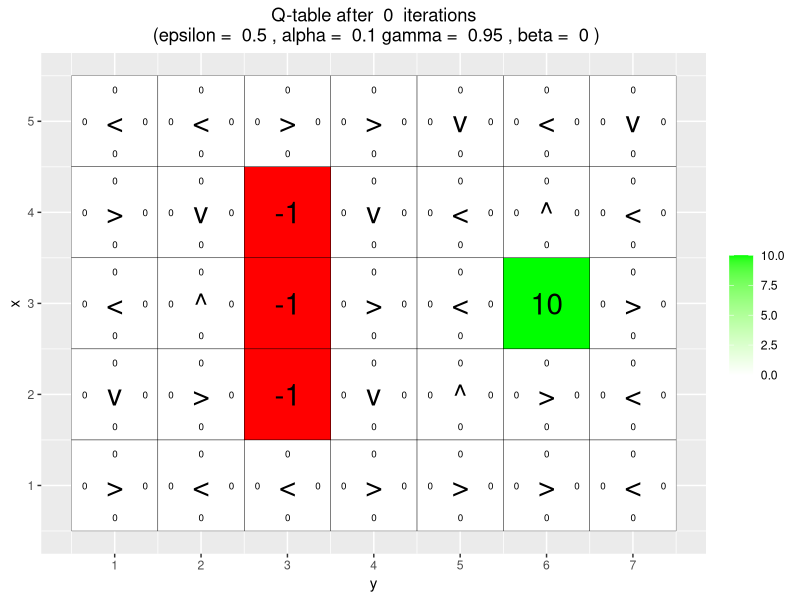
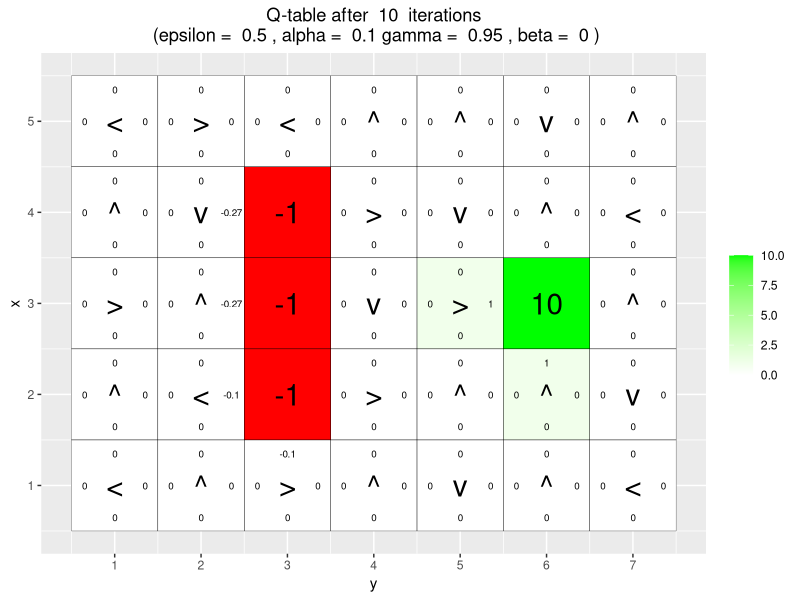
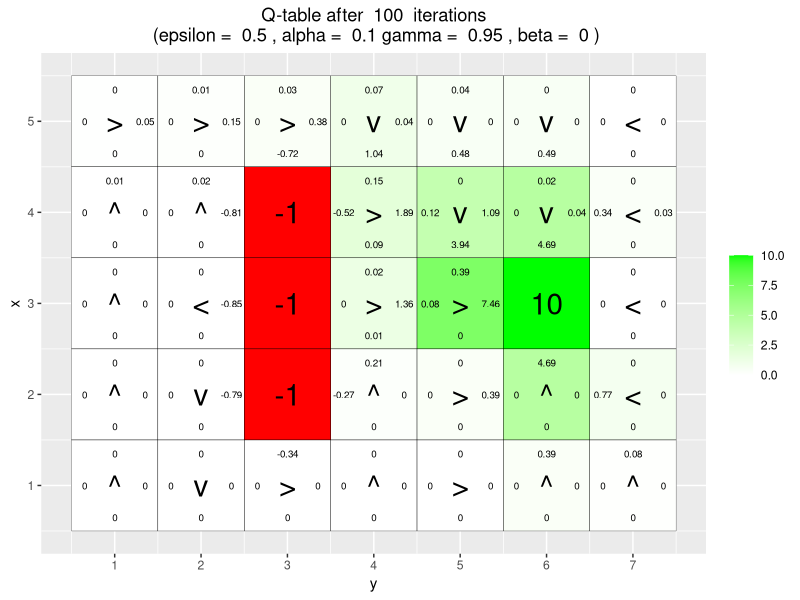
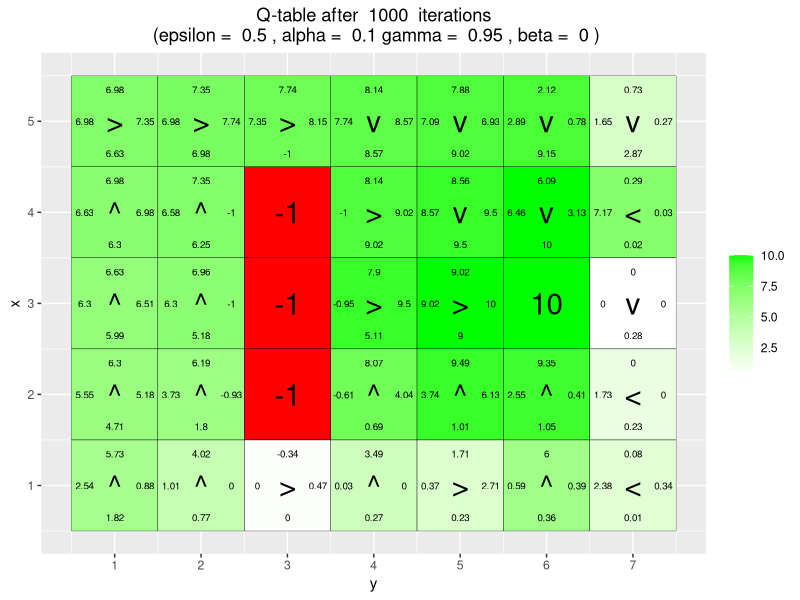
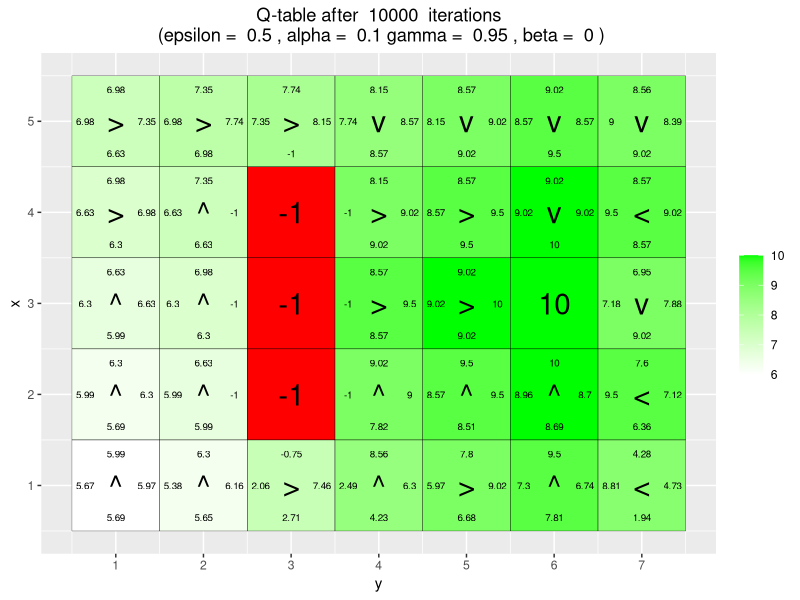
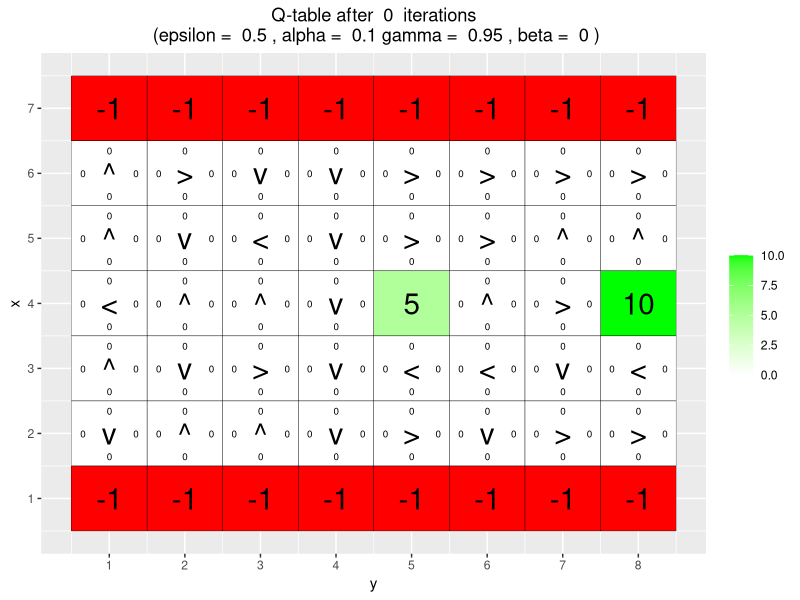
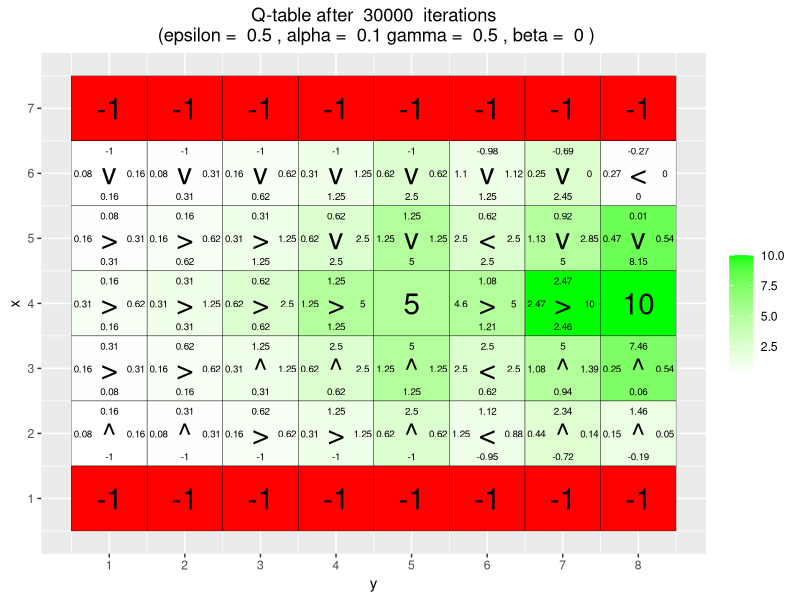
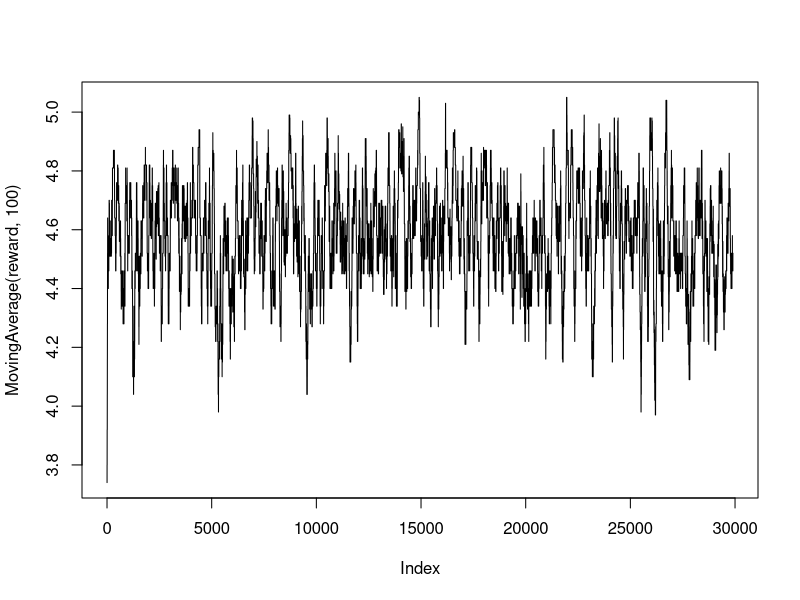

Here is the R script that generated these plots, in order: (Note: a time limit stopped this script after it produced the figures.)
## ---- chunk 1
knitr::opts_chunk$set(echo = TRUE, message = FALSE, warning=FALSE, out.width = "50%")

## ---- chunk 2

library(knitr)
library(ggplot2)
## ---- chunk 3
# given code 
arrows <- c("^", ">", "v", "<")
action_deltas <- list(c(1,0), # up
                      c(0,1), # right
                      c(-1,0), # down
                      c(0,-1)) # left


vis_environment <- function(iterations=0, epsilon = 0.5, alpha = 0.1, gamma = 0.95, beta = 0){
  
  # Visualize an environment with rewards. 
  # Q-values for all actions are displayed on the edges of each tile.
  # The (greedy) policy for each state is also displayed.
  # 
  # Args:
  #   iterations, epsilon, alpha, gamma, beta (optional): for the figure title.
  #   reward_map (global variable): a HxW array containing the reward given at each state.
  #   q_table (global variable): a HxWx4 array containing Q-values for each state-action pair.
  #   H, W (global variables): environment dimensions.
  
  df <- expand.grid(x=1:H,y=1:W)
  foo <- mapply(function(x,y) ifelse(reward_map[x,y] == 0,q_table[x,y,1],NA),df$x,df$y)
  df$val1 <- as.vector(round(foo, 2))
  foo <- mapply(function(x,y) ifelse(reward_map[x,y] == 0,q_table[x,y,2],NA),df$x,df$y)
  df$val2 <- as.vector(round(foo, 2))
  foo <- mapply(function(x,y) ifelse(reward_map[x,y] == 0,q_table[x,y,3],NA),df$x,df$y)
  df$val3 <- as.vector(round(foo, 2))
  foo <- mapply(function(x,y) ifelse(reward_map[x,y] == 0,q_table[x,y,4],NA),df$x,df$y)
  df$val4 <- as.vector(round(foo, 2))
  foo <- mapply(function(x,y) 
    ifelse(reward_map[x,y] == 0,arrows[GreedyPolicy(x,y)],reward_map[x,y]),df$x,df$y)
  df$val5 <- as.vector(foo)
  foo <- mapply(function(x,y) ifelse(reward_map[x,y] == 0,max(q_table[x,y,]),
                                     ifelse(reward_map[x,y]<0,NA,reward_map[x,y])),df$x,df$y)
  df$val6 <- as.vector(foo)
  
  print(ggplot(df,aes(x = y,y = x)) +
          scale_fill_gradient(low = "white", high = "green", na.value = "red", name = "") +
          geom_tile(aes(fill=val6)) +
          geom_text(aes(label = val1),size = 2.5,nudge_y = .35,na.rm = TRUE) +
          geom_text(aes(label = val2),size = 2.5,nudge_x = .35,na.rm = TRUE) +
          geom_text(aes(label = val3),size = 2.5,nudge_y = -.35,na.rm = TRUE) +
          geom_text(aes(label = val4),size = 2.5,nudge_x = -.35,na.rm = TRUE) +
          geom_text(aes(label = val5),size = 7.5) +
          geom_tile(fill = 'transparent', colour = 'black') + 
          ggtitle(paste("Q-table after ",iterations," iterations\n",
                        "(epsilon = ",epsilon,", alpha = ",alpha,"gamma = ",gamma,", beta = ",beta,")")) +
          theme(plot.title = element_text(hjust = 0.5)) +
          scale_x_continuous(breaks = c(1:W),labels = c(1:W)) +
          scale_y_continuous(breaks = c(1:H),labels = c(1:H)))
  
}


transition_model <- function(x, y, action, beta){
  
  # Computes the new state after given action is taken. The agent will follow the action 
  # with probability (1-beta) and slip to the right or left with probability beta/2 each.
  # 
  # Args:
  #   x, y: state coordinates.
  #   action: which action the agent takes (in {1,2,3,4}).
  #   beta: probability of the agent slipping to the side when trying to move.
  #   H, W (global variables): environment dimensions.
  # 
  # Returns:
  #   The new state after the action has been taken.
  
  delta <- sample(-1:1, size = 1, prob = c(0.5*beta,1-beta,0.5*beta))
  final_action <- ((action + delta + 3) %% 4) + 1
  foo <- c(x,y) + unlist(action_deltas[final_action])
  foo <- pmax(c(1,1),pmin(foo,c(H,W)))
  
  return (foo)
}


## ---- chunk 4
# greedy function
GreedyPolicy <- function(x, y){
  
  # Get a greedy action for state (x,y) from q_table.
  #
  # Args:
  #   x, y: state coordinates.
  #   q_table (global variable): a HxWx4 array containing Q-values for each state-action pair.
  # 
  # Returns:
  #   An action, i.e. integer in {1,2,3,4}.
  
  # Your code here.
  max_actions <- which(q_table[x,y,]==max(q_table[x,y,])) # picking out all max values
 
  max_actions[sample(seq_along(max_actions),1)]# Random if two actions are equally good in the table
  #sample(max_actions,1) Why does this choose 1 more often?!
  }

# Epsilon greedy function
EpsilonGreedyPolicy <- function(x, y, epsilon){
  
  # Get an epsilon-greedy action for state (x,y) from q_table.
  #
  # Args:
  #   x, y: state coordinates.
  #   epsilon: probability of acting randomly.
  # 
  # Returns:
  #   An action, i.e. integer in {1,2,3,4}.
  
  # Your code here.
  if (runif(1)< 1-epsilon){
    GreedyPolicy(x,y) # best known action
  }
  else{
    sample(c(1,2,3,4),1) # random action
  }
  
}
## ---- chunk 5



q_learning <- function(start_state, epsilon = 0.5, alpha = 0.1, gamma = 0.95, 
                       beta = 0){
  
  # Perform one episode of Q-learning. The agent should move around in the 
  # environment using the given transition model and update the Q-table.
  # The episode ends when the agent reaches a terminal state.
  # 
  # Args:
  #   start_state: array with two entries, describing the starting position of the agent.
  #   epsilon (optional): probability of acting randomly.
  #   alpha (optional): learning rate.
  #   gamma (optional): discount factor.
  #   beta (optional): slipping factor.
  #   reward_map (global variable): a HxW array containing the reward given at each state.
  #   q_table (global variable): a HxWx4 array containing Q-values for each state-action pair.
  # 
  # Returns:
  #   reward: reward received in the episode.
  #   correction: sum of the temporal difference correction terms over the episode.
  #   q_table (global variable): Recall that R passes arguments by value. So, q_table being
  #   a global variable can be modified with the superassigment operator <<-.
  
  # Your code here.

  x <- start_state[1]
  y <- start_state[2]
  episode_correction <- c()
  repeat{
    # Follow policy, execute action, get reward.
    
    action <-  EpsilonGreedyPolicy(x,y,epsilon)
    new_pos <- transition_model(x,y,action,beta)
    reward <- reward_map[new_pos[1], new_pos[2]]
    
    

    # correction
    corr <-(reward + gamma *max(q_table[new_pos[1],new_pos[2],])-q_table[x,y,action] )
    # Q-table update.
    q_table[x,y,action] <<- q_table[x,y,action] + alpha*corr
    # sum of corrections
    episode_correction <- c(episode_correction , corr)
    x <- new_pos[1]
    y <- new_pos[2]
    
    if(reward!=0)
      # End episode.
      return (c(reward,sum(episode_correction)))
  }
  
}




## ---- chunk 6
# Environment A (learning)
set.seed(12345)
H <- 5
W <- 7

reward_map <- matrix(0, nrow = H, ncol = W)
reward_map[3,6] <- 10
reward_map[2:4,3] <- -1

q_table <- array(0,dim = c(H,W,4))

vis_environment()

for(i in 1:10000){
  foo <- q_learning(start_state = c(3,1))
  
  if(any(i==c(10,100,1000,10000)))
    vis_environment(i)
}

## ---- chunk 7
# Environment B (the effect of epsilon and gamma)

H <- 7
W <- 8

reward_map <- matrix(0, nrow = H, ncol = W)
reward_map[1,] <- -1
reward_map[7,] <- -1
reward_map[4,5] <- 5
reward_map[4,8] <- 10

q_table <- array(0,dim = c(H,W,4))

vis_environment()

MovingAverage <- function(x, n){
  
  cx <- c(0,cumsum(x))
  rsum <- (cx[(n+1):length(cx)] - cx[1:(length(cx) - n)]) / n
  
  return (rsum)
}

for(j in c(0.5,0.75,0.95)){
  q_table <- array(0,dim = c(H,W,4))
  reward <- NULL
  correction <- NULL
  
  for(i in 1:30000){
    foo <- q_learning(gamma = j, start_state = c(4,1))
    reward <- c(reward,foo[1])
    correction <- c(correction,foo[2])
  }
  
  vis_environment(i, gamma = j)
  plot(MovingAverage(reward,100),type = "l")
  plot(MovingAverage(correction,100),type = "l")
}

for(j in c(0.5,0.75,0.95)){
  q_table <- array(0,dim = c(H,W,4))
  reward <- NULL
  correction <- NULL
  
  for(i in 1:30000){
    foo <- q_learning(epsilon = 0.1, gamma = j, start_state = c(4,1))
    reward <- c(reward,foo[1])
    correction <- c(correction,foo[2])
  }
  
  
  vis_environment(i, epsilon = 0.1, gamma = j)
  plot(MovingAverage(reward,100),type = "l")
  plot(MovingAverage(correction,100),type = "l")
}
## ---- chunk 8

# Environment C (the effect of beta).

H <- 3
W <- 6

reward_map <- matrix(0, nrow = H, ncol = W)
reward_map[1,2:5] <- -1
reward_map[1,6] <- 10

q_table <- array(0,dim = c(H,W,4))

vis_environment()

for(j in c(0,0.2,0.4,0.66)){
  q_table <- array(0,dim = c(H,W,4))
  
  for(i in 1:10000)
    foo <- q_learning(gamma = 0.6, beta = j, start_state = c(1,1))
  
  vis_environment(i, gamma = 0.6, beta = j)
}
